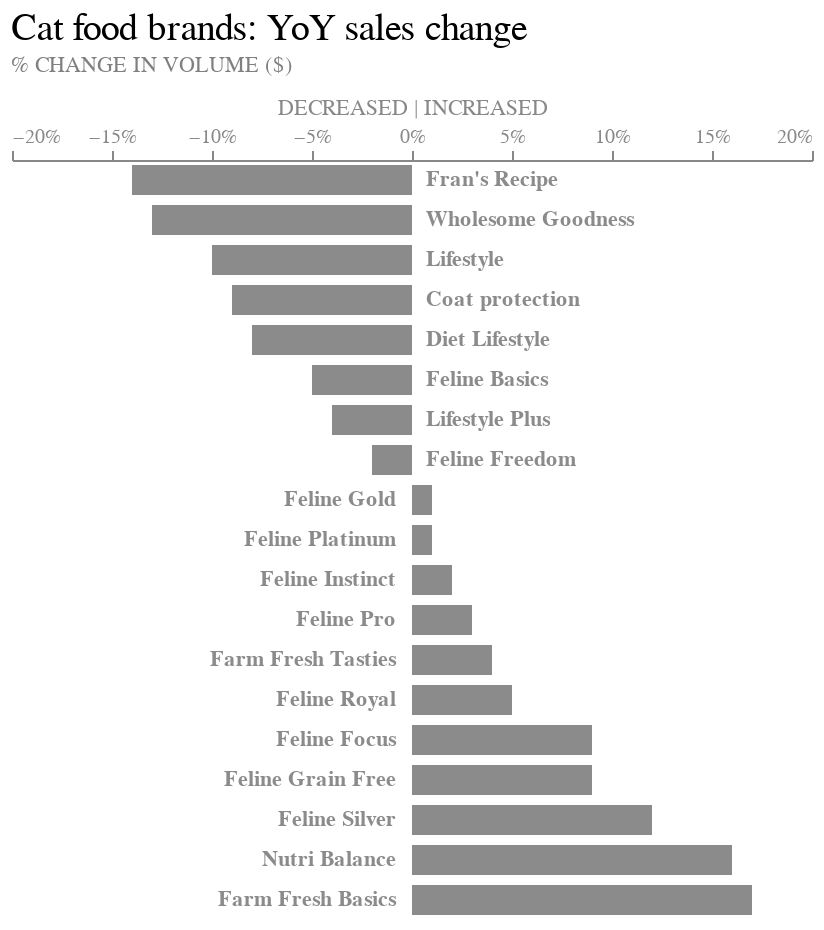

This figure's notebook cell:
### Code cell
chart = alt.Chart(
    table, title = alt.Title(
       "Cat food brands: YoY sales change",
       subtitle = "% CHANGE IN VOLUME ($)",
       color = "black",
       subtitleColor = "gray",
       offset = 10,
       anchor = "start",
       fontSize = 19, 
       subtitleFontSize = 11,
       fontWeight = "normal"
       )
    ).mark_bar(color = "#8b8b8b", size = 15).encode(
    x = alt.X(
        "Change", 
        scale = alt.Scale(domain = [-0.20, 0.20]), 
        axis = alt.Axis(grid = False, orient = "top", 
                        labelColor = "#888888", titleColor = '#888888', 
                        titleFontWeight = 'normal', format = "%"),
        title = "DECREASED | INCREASED"
        ),
    y = alt.Y("Brands", sort = None, axis = None)
    )


label1 = alt.Chart(table.loc[table['Change'] < 0]).mark_text(align = 'left', color = "#8b8b8b", fontWeight = 700).encode(
    x = alt.value(207),
    y = alt.Y('Brands', sort = None),
    text = alt.Text('Brands')
    )


label2 = alt.Chart(table.loc[table['Change'] > 0]).mark_text(align = 'right', color = "#8b8b8b", fontWeight = 700).encode(
    x = alt.value(192),
    y = alt.Y('Brands', sort = None),
    text = alt.Text('Brands')
    )

gray = chart + label1 + label2

gray.properties(width = 400).configure_view(stroke = None)

### Figure 1 — Vega-Lite specification as saved in the notebook (floating-point values rounded to 4 significant figures)
{"config": {"view": {"continuousWidth": 300, "continuousHeight": 300, "stroke": null}}, "layer": [{"data": {"name": "data-9ee411e192bdf834e5a77b44a346fa8f"}, "mark": {"type": "bar", "color": "#8b8b8b", "size": 15}, "encoding": {"x": {"axis": {"format": "%", "grid": false, "labelColor": "#888888", "orient": "top", "titleColor": "#888888", "titleFontWeight": "normal"}, "field": "Change", "scale": {"domain": [-0.2, 0.2]}, "title": "DECREASED | INCREASED", "type": "quantitative"}, "y": {"axis": null, "field": "Brands", "sort": null, "type": "nominal"}}, "title": {"text": "Cat food brands: YoY sales change", "anchor": "start", "color": "black", "fontSize": 19, "fontWeight": "normal", "offset": 10, "subtitle": "% CHANGE IN VOLUME ($)", "subtitleColor": "gray", "subtitleFontSize": 11}}, {"data": {"name": "data-0cc3663d469e54c83c8449d2705bfe37"}, "mark": {"type": "text", "align": "left", "color": "#8b8b8b", "fontWeight": 700}, "encoding": {"text": {"field": "Brands", "type": "nominal"}, "x": {"value": 207}, "y": {"field": "Brands", "sort": null, "type": "nominal"}}}, {"data": {"name": "data-ec5f7c8dc3e548f95008aa754a246610"}, "mark": {"type": "text", "align": "right", "color": "#8b8b8b", "fontWeight": 700}, "encoding": {"text": {"field": "Brands", "type": "nominal"}, "x": {"value": 192}, "y": {"field": "Brands", "sort": null, "type": "nominal"}}}], "width": 400, "$schema": "https://vega.github.io/schema/vega-lite/v5.15.1.json", "datasets": {"data-9ee411e192bdf834e5a77b44a346fa8f": [{"spacing for dot plot": 0, "Brands": "Fran's Recipe", "Change": -0.14}, {"spacing for dot plot": 1, "Brands": "Wholesome Goodness", "Change": -0.13}, {"spacing for dot plot": 2, "Brands": "Lifestyle", "Change": -0.1}, {"spacing for dot plot": 3, "Brands": "Coat protection", "Change": -0.09}, {"spacing for dot plot": 4, "Brands": "Diet Lifestyle", "Change": -0.08}, {"spacing for dot plot": 5, "Brands": "Feline Basics", "Change": -0.05}, {"spacing for dot plot": 6, "Brands": "Lifestyle Plus", "Change": -0.04}, {"spacing for dot plot": 7, "Brands": "Feline Freedom", "Change": -0.02}, {"spacing for dot plot": 8, "Brands": "Feline Gold", "Change": 0.01}, {"spacing for dot plot": 9, "Brands": "Feline Platinum", "Change": 0.01}, {"spacing for dot plot": 10, "Brands": "Feline Instinct", "Change": 0.02}, {"spacing for dot plot": 11, "Brands": "Feline Pro", "Change": 0.03}, {"spacing for dot plot": 12, "Brands": "Farm Fresh Tasties", "Change": 0.04}, {"spacing for dot plot": 13, "Brands": "Feline Royal", "Change": 0.05}, {"spacing for dot plot": 14, "Brands": "Feline Focus", "Change": 0.09}, {"spacing for dot plot": 15, "Brands": "Feline Grain Free", "Change": 0.09}, {"spacing for dot plot": 16, "Brands": "Feline Silver", "Change": 0.12}, {"spacing for dot plot": 17, "Brands": "Nutri Balance", "Change": 0.16}, {"spacing for dot plot": 18, "Brands": "Farm Fresh Basics", "Change": 0.17}], "data-0cc3663d469e54c83c8449d2705bfe37": [{"spacing for dot plot": 0, "Brands": "Fran's Recipe", "Change": -0.14}, {"spacing for dot plot": 1, "Brands": "Wholesome Goodness", "Change": -0.13}, {"spacing for dot plot": 2, "Brands": "Lifestyle", "Change": -0.1}, {"spacing for dot plot": 3, "Brands": "Coat protection", "Change": -0.09}, {"spacing for dot plot": 4, "Brands": "Diet Lifestyle", "Change": -0.08}, {"spacing for dot plot": 5, "Brands": "Feline Basics", "Change": -0.05}, {"spacing for dot plot": 6, "Brands": "Lifestyle Plus", "Change": -0.04}, {"spacing for dot plot": 7, "Brands": "Feline Freedom", "Change": -0.02}], "data-ec5f7c8dc3e548f95008aa754a246610": [{"spacing for dot plot": 8, "Brands": "Feline Gold", "Change": 0.01}, {"spacing for dot plot": 9, "Brands": "Feline Platinum", "Change": 0.01}, {"spacing for dot plot": 10, "Brands": "Feline Instinct", "Change": 0.02}, {"spacing for dot plot": 11, "Brands": "Feline Pro", "Change": 0.03}, {"spacing for dot plot": 12, "Brands": "Farm Fresh Tasties", "Change": 0.04}, {"spacing for dot plot": 13, "Brands": "Feline Royal", "Change": 0.05}, {"spacing for dot plot": 14, "Brands": "Feline Focus", "Change": 0.09}, {"spacing for dot plot": 15, "Brands": "Feline Grain Free", "Change": 0.09}, {"spacing for dot plot": 16, "Brands": "Feline Silver", "Change": 0.12}, {"spacing for dot plot": 17, "Brands": "Nutri Balance", "Change": 0.16}, {"spacing for dot plot": 18, "Brands": "Farm Fresh Basics", "Change": 0.17}]}}
